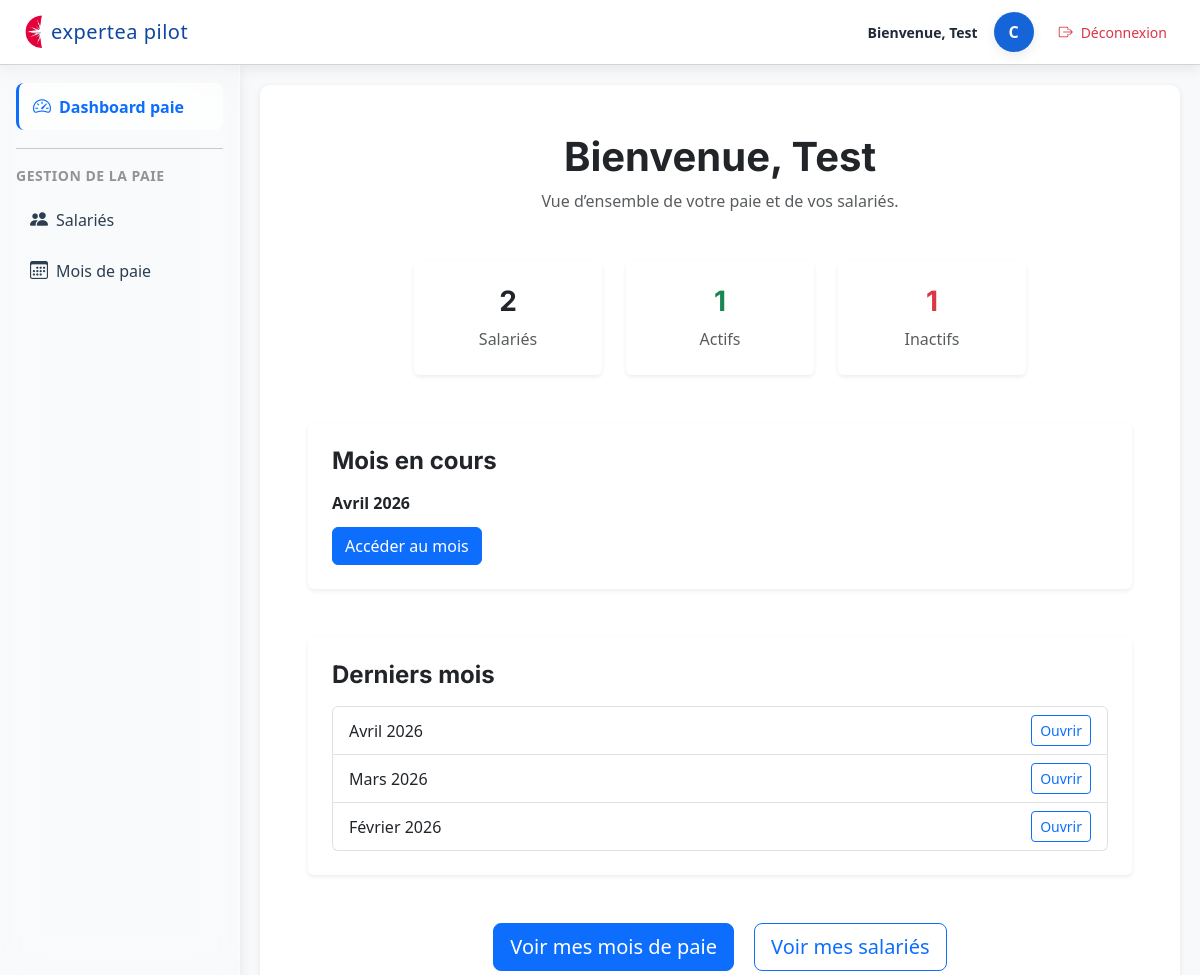
Screenshot of /paie/dashboard-client/ (signed in) with the database file from the repository.
### dossiers/models.py (models this page shows, shortened)
class Client(models.Model):
    REGIME_IMPOSITION_CHOICES = [
        ('IS', 'IS'),
        ('IR', 'IR'),
        ("RS", "Réel simplifié"),
        ("RN", "Réel normal"),
        ("MICRO", "Micro"),
        ("IR_CRL", "IR (CRL)"),
    ]
    REGIME_TVA_CHOICES = [
        ('CA3M', 'CA3 mensuelle'),
        ('CA3T', 'CA3 trimestrielle'),
        ('CA12', 'CA12'),
        ('FRANCHISE', 'Franchise'),
        ('EXO', 'Exonéré'),
    ]
    PERIODICITE_CHOICES = [
        ('MENSUEL', 'Mensuel'),
        ('TRIMESTRIEL', 'Trimestriel'),
        ('ANNUEL', 'Annuel'),
        ('REGULIER', 'Régulier'),
    ]
    user = models.OneToOneField(
        User,
        on_delete=models.CASCADE,
        null=True,
        blank=True,
        help_text="Utilisateur associé à ce client"
    )
    numero = models.IntegerField(null=True, blank=True)
    nom = models.CharField(max_length=255)
    forme_juridique = models.CharField(max_length=50)
    regime_imposition = models.CharField(
        max_length=20,
        choices=REGIME_IMPOSITION_CHOICES,
        null=True,
        blank=True
    )
    date_cloture = models.CharField(max_length=10, blank=True, null=True)
    regime_tva = models.CharField(
        max_length=20,
        choices=REGIME_TVA_CHOICES
    )
    periodicite = models.CharField(
        max_length=20,
        choices=PERIODICITE_CHOICES,
        null=True,
        blank=True,
        verbose_name="Périodicité de la saisie",
    )
    jour_echeance_tva = models.PositiveSmallIntegerField(
        blank=True,
        null=True,
        help_text="Jour du mois pour l'échéance TVA (1 à 31)"
    )
    commentaires = models.TextField(blank=True)
    archive = models.BooleanField(default=False)
    module_saisie = models.BooleanField(default=False, verbose_name="Saisie comptable")
    module_tva = models.BooleanField(default=False)
    module_cfe = models.BooleanField(default=False, verbose_name="CFE")
    module_cvae = models.BooleanField(default=False, verbose_name="CVAE")
    module_tvs = models.BooleanField(default=False, verbose_name="TVS")
    module_cloture = models.BooleanField(default=False, verbose_name="Clôture")
    module_dividendes = models.BooleanField(default=False, verbose_name="Dividendes")
    module_social = models.BooleanField(default=False, verbose_name="Social")
    module_ir = models.BooleanField(default=False, verbose_name="IR personnel")
    module_suivi_mission = models.BooleanField(default=False, verbose_name="Suivi mission et LAB")
    module_paie = models.BooleanField(default=False, verbose_name="Module Paie")

### paie/models.py (models this page shows, shortened)
class PaieMois(models.Model):
    client = models.ForeignKey(Client, on_delete=models.CASCADE)
    annee = models.IntegerField()
    mois = models.IntegerField()
    client_valide = models.BooleanField(default=False)
    partenaire_valide = models.BooleanField(default=False)
    date_validation_client = models.DateTimeField(null=True, blank=True)
    date_validation_partenaire = models.DateTimeField(null=True, blank=True)
    bs_fait = models.BooleanField(default=False)
    dsn_faite = models.BooleanField(default=False)
    date_bs_fait = models.DateTimeField(null=True, blank=True)
    date_dsn_faite = models.DateTimeField(null=True, blank=True)
    class Meta:
        unique_together = ("client", "annee", "mois")
        ordering = ["-annee", "-mois"]
    @property
    def mois_nom(self):
        mois_noms = [
            "", "Janvier", "Février", "Mars", "Avril", "Mai", "Juin",
            "Juillet", "Août", "Septembre", "Octobre", "Novembre", "Décembre"
        ]
        return mois_noms[self.mois]

### paie/views_client.py (the view)
# urls.py: path("dashboard-client/", views_client.paie_client_dashboard, name="paie_client_dashboard"),
@login_required
def paie_client_dashboard(request):
    client = request.user.client
    mois_en_cours = (
        PaieMois.objects
        .filter(client=client)
        .order_by("-annee", "-mois")
        .first()
    )
    derniers_mois = (
        PaieMois.objects
        .filter(client=client)
        .order_by("-annee", "-mois")[:3]
    )
    salaries = Salarie.objects.filter(client=client)
    nb_salaries = salaries.count()
    nb_actifs = salaries.filter(actif=True).count()
    nb_inactifs = nb_salaries - nb_actifs
    variables_remplies = 0
    total_variables = 0
    if mois_en_cours:
        total_variables = VariablePaie.objects.filter(paie_mois=mois_en_cours).count()
        variables_remplies = VariablePaie.objects.filter(
            paie_mois=mois_en_cours
        ).exclude(
            heures_sup_25="",
            heures_sup_50="",
            primes="",
            conges_debut="",
            conges_fin="",
            absences_maladie="",
            absences_autres="",
            acomptes="",
            autres_infos=""
        ).count()
    context = {
        "client": client,  # ← ICI
        "mois_en_cours": mois_en_cours,
        "derniers_mois": derniers_mois,
        "nb_salaries": nb_salaries,
        "nb_actifs": nb_actifs,
        "nb_inactifs": nb_inactifs,
        "variables_remplies": variables_remplies,
        "total_variables": total_variables,
    }
    return render(request, "paie/client/dashboard.html", context)

### cabinet_compta/context_processors.py (called while the page is built)
def user_role(request):
    if not request.user.is_authenticated:
        return {"base_template": "base.html"}
    groups = request.user.groups.values_list("name", flat=True)
    if "Client" in groups:
        return {"base_template": "base_paie_client.html"}
    if "Partenaire" in groups:
        return {"base_template": "base_partenaire.html"}
    return {"base_template": "base.html"}

### dossiers/context_processors.py (called while the page is built)
def last_fiscal_year(request):
    current_year = date.today().year
    try:
        year_obj = AnneeFiscale.objects.get(annee=current_year)
        return {"last_year": year_obj.id}
    except AnneeFiscale.DoesNotExist:
        try:
            last_year_obj = AnneeFiscale.objects.latest("annee")
            return {"last_year": last_year_obj.id}
        except AnneeFiscale.DoesNotExist:
            return {"last_year": None}

def cloture_context(request):
    derniere_annee = ClotureAnnee.objects.order_by('-annee').first()
    return {
        "derniere_annee": derniere_annee
    }

### paie/templates/paie/client/dashboard.html
{% extends "base_paie_client.html" %}
{% block content %}
<div class="container mt-4">
    <div class="text-center mb-5">
        <h1 class="fw-bold">Bienvenue, {{ client.nom }}</h1>
        <p class="text-muted">Vue d’ensemble de votre paie et de vos salariés.</p>
    </div>
<div class="row g-4 mb-5 justify-content-center">
    <div class="col-md-3">
        <div class="p-4 bg-white shadow-sm rounded text-center">
            <h3 class="fw-bold">{{ nb_salaries }}</h3>
            <p class="text-muted m-0">Salariés</p>
        </div>
    </div>
    <div class="col-md-3">
        <div class="p-4 bg-white shadow-sm rounded text-center">
            <h3 class="fw-bold text-success">{{ nb_actifs }}</h3>
            <p class="text-muted m-0">Actifs</p>
        </div>
    </div>
    <div class="col-md-3">
        <div class="p-4 bg-white shadow-sm rounded text-center">
            <h3 class="fw-bold text-danger">{{ nb_inactifs }}</h3>
            <p class="text-muted m-0">Inactifs</p>
        </div>
    </div>
</div>
    <div class="bg-white shadow-sm rounded p-4 mb-5">
        <h4 class="fw-bold mb-3">Mois en cours</h4>
        {% if mois_en_cours %}
            <p class="mb-1">
                <strong>{{ mois_en_cours.mois_nom }} {{ mois_en_cours.annee }}</strong>
            </p>
            <a href="{% url 'paie:client_mois_detail' mois_en_cours.id %}"
               class="btn btn-primary mt-2">
                Accéder au mois
            </a>
        {% else %}
            <p class="text-muted">Aucun mois en cours pour le moment.</p>
        {% endif %}
    </div>
    <div class="bg-white shadow-sm rounded p-4 mb-5">
        <h4 class="fw-bold mb-3">Derniers mois</h4>
        {% if derniers_mois %}
            <ul class="list-group">
                {% for mois in derniers_mois %}
                    <li class="list-group-item d-flex justify-content-between align-items-center">
                        {{ mois.mois_nom }} {{ mois.annee }}
                        <a href="{% url 'paie:client_mois_detail' mois.id %}" class="btn btn-sm btn-outline-primary">
                            Ouvrir
                        </a>
                    </li>
                {% endfor %}
            </ul>
        {% else %}
            <p class="text-muted">Aucun mois précédent.</p>
        {% endif %}
    </div>
    <div class="text-center mt-4">
        <a href="{% url 'paie:client_liste_mois' %}" class="btn btn-primary btn-lg me-2">
            Voir mes mois de paie
        </a>
        <a href="{% url 'paie:client_salaries' %}" class="btn btn-outline-primary btn-lg">
            Voir mes salariés
        </a>
    </div>
</div>
{% endblock %}

### paie/templates/base_paie_client.html (shortened to what this page needs)
<!DOCTYPE html>
<html lang="fr">
<head>
    {% load static %}
    <link rel="stylesheet" href="{% static 'css/base.css' %}">
    <link rel="stylesheet" href="{% static 'css/dashboard.css' %}">
    <link rel="stylesheet"
          href="https://cdn.jsdelivr.net/npm/bootstrap@5.3.0/dist/css/bootstrap.min.css">
    <link rel="stylesheet"
      href="https://cdn.jsdelivr.net/npm/bootstrap-icons@1.11.3/font/bootstrap-icons.css">
</head>
<body class="bg-light">
<header class="top-header d-flex justify-content-between align-items-center px-4">
    <div class="d-flex align-items-center">
        <img src="{% static 'img/logo.png' %}" alt="Logo" class="header-logo">
        <span class="header-title ms-2">expertea pilot</span>
    </div>
    <div class="d-flex align-items-center">
        <span class="welcome-text">Bienvenue, {{ client.nom }}</span>
        <div class="avatar-circle d-flex justify-content-center align-items-center ms-3"
             style="width:40px; height:40px; border-radius:50%; background:#1565d8; color:white; font-weight:600;">
            {{ user.username|first|upper }}
        </div>
        <a href="{% url 'logout' %}"
           class="btn btn-sm d-flex align-items-center ms-3"
           style="background:white; color:#dc3545; border-radius:12px;">
            <i class="bi bi-box-arrow-right me-2"></i>
            Déconnexion
        </a>
    </div>
</header>
<div class="layout-container d-flex w-100">
    <div class="sidebar-column">
        <aside id="sidebar" class="sidebar p-3">
            <nav class="nav flex-column">
                <a class="nav-link text-white d-flex align-items-center gap-2
                   {% if request.resolver_match.url_name == 'paie_client_dashboard' %}active{% endif %}"
                   href="{% url 'paie:paie_client_dashboard' %}">
                    <i class="bi bi-speedometer2"></i>
                    <span class="sidebar-text">Dashboard paie</span>
                </a>
                <hr class="sidebar-separator my-3 opacity-25">
                <div class="sidebar-section-title text-uppercase small opacity-75 mb-2">
                    Gestion de la paie
                </div>
                <a class="nav-link text-white d-flex align-items-center gap-2
                   {% if request.resolver_match.url_name == 'client_salaries' %}active{% endif %}"
                   href="{% url 'paie:client_salaries' %}">
                    <i class="bi bi-people-fill"></i>
                    <span class="sidebar-text">Salariés</span>
                </a>
                <a class="nav-link text-white d-flex align-items-center gap-2
                   {% if request.resolver_match.url_name == 'client_liste_mois' %}active{% endif %}"
                   href="{% url 'paie:client_liste_mois' %}">
                    <i class="bi bi-calendar3"></i>
                    <span class="sidebar-text">Mois de paie</span>
                </a>
            </nav>
        </aside>
    </div>
    <main class="content p-4 flex-grow-1">
        <div class="container-fluid">
            {% block content %}
            {% endblock %}
        </div>
    </main>
</div>
</body>
</html>

### dossiers/static/css/base.css (style rules this page uses)
:root { --blue-primary: #0d6efd; --blue-dark: #0b5ed7; --blue-light: #e7f1ff; --sidebar-bg: #0a1a2b; --sidebar-hover: rgba(255, 255, 255, 0.12); --sidebar-active: #0d6efd; --text-light: #f8f9fa; }
body { font-family: 'Inter', sans-serif; background: var(--blue-light); }
main { background: white; padding: 25px; border-radius: 10px; box-shadow: 0 2px 6px rgba(0, 0, 0, 0.08); margin: 20px; }
h1, h2, h3, h4, h5, .card h1, .card h2, .card h3, .card h4 { font-family: 'Inter', sans-serif; font-weight: 600; color: var(--blue-dark); margin-top: 0; margin-bottom: 18px; }
h3, h4, h5 { color: var(--blue-primary); }
.kanban-column, .kanban-card, .kanban-cards, .content, .main-content, .page-wrapper, .wrapper, .layout, #layoutSidenav, #layoutSidenav_content { z-index: 1 !important; }
a { transition: color 0.2s ease; }
p, ul, ol, table, form, .section { margin-bottom: 20px; }
.btn + .btn { margin-left: 8px; }
.btn { padding: 8px 16px; border-radius: 6px; text-decoration: none; font-weight: 600; display: inline-block; transition: background 0.2s ease, color 0.2s ease, box-shadow 0.2s ease; }
.btn-primary { background: var(--blue-primary); color: white; border: none; }
.sidebar { width: 240px; min-height: 100vh; background: var(--sidebar-bg); color: var(--text-light); transition: width 0.25s ease; overflow: hidden; }
.sidebar .nav-link { padding: 10px 15px; border-radius: 6px; margin-bottom: 6px; transition: background 0.2s; font-weight: 500; }
.sidebar .nav-link.active { background: var(--sidebar-active); font-weight: 600; color: white; }
:root { --radius-small: 6px; --radius-medium: 10px; }
h1, h2, h3, h4, h5 { font-family: 'Inter', sans-serif; font-weight: 600; color: var(--blue-dark); }
.sidebar-column { width: 240px; min-height: 100vh; position: relative; flex-shrink: 0; }
.layout-container { height: calc(100vh - 65px); overflow: hidden; }
main { overflow-y: auto; height: 100%; }
.top-header { height: 65px; }
.top-header, .layout-container { position: relative !important; z-index: 1 !important; }
#layoutSidenav, #layoutSidenav_content, .sidebar, .navbar, .header, .content, .main-content, .page-wrapper, .wrapper, .layout, .container, .container-fluid { position: relative !important; z-index: 1 !important; }
.layout-container { min-height: calc(100vh - 60px); }
.sidebar { width: 230px; }
.content { flex: 1; }
.sidebar { background: rgba(255, 255, 255, 0.20) !important; backdrop-filter: blur(18px) saturate(180%) !important; -webkit-backdrop-filter: blur(18px) saturate(180%) !important; border-right: 1px solid rgba(255, 255, 255, 0.35) !important; min-height: 100vh; color: #2c3e50 !important; }
.sidebar-section-title { color: rgba(0, 0, 0, 0.55) !important; font-weight: 600; letter-spacing: 0.5px; }
.sidebar .nav-link { color: #2c3e50 !important; padding: 10px 14px; border-radius: 8px; margin: 2px 0; transition: all 0.2s ease-in-out; }
.sidebar .nav-link.active { background: rgba(255, 255, 255, 0.65) !important; backdrop-filter: blur(22px) !important; -webkit-backdrop-filter: blur(22px) !important; color: #0d6efd !important; font-weight: 600; border-left: 3px solid #0d6efd !important; }
.sidebar .nav-link i { font-size: 18px; transition: color 0.2s ease-in-out; }
.header-title { font-weight: 300 !important; letter-spacing: 0.5px; font-size: 1.6rem; }

### rows the page displays
Client: nom "Test"
PaieMois: mois_nom "Avril", annee "2026"
PaieMois: mois_nom "Mars", annee "2026"
PaieMois: mois_nom "Février", annee "2026"

### other values shown
{{ user.username|first|upper }} "C"
{{ nb_salaries }} "2"
{{ nb_actifs }} "1"
{{ nb_inactifs }} "1"
